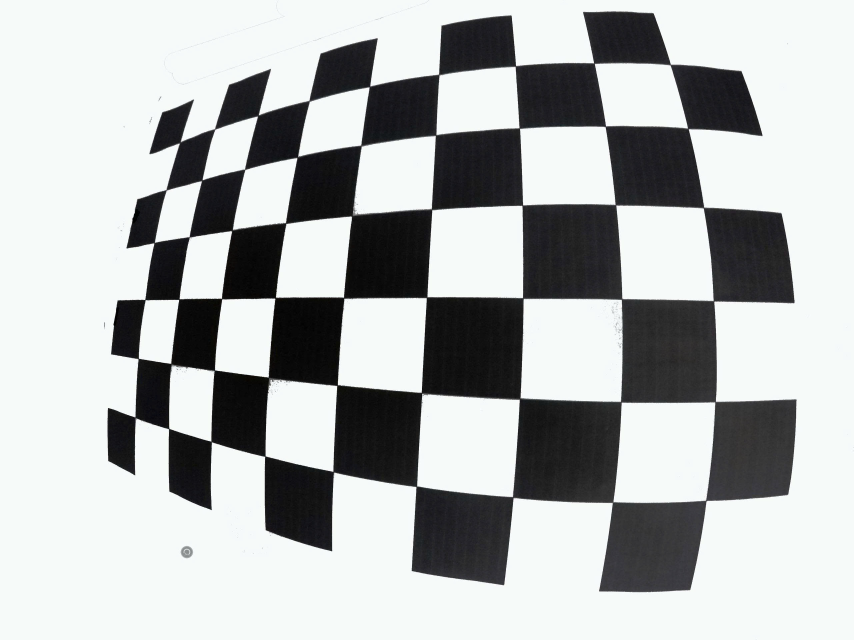
#> input picture Week5/6ca9d13083d20d8c54c3.jpg, 2560 x 1920 px, found by its file name (shown at 1/3 size)
$ python camera_calibration_3.py
#> lines starting #> are read from the running program, lines starting #| are printed output that depends on the picture; after the words box and inside, x2 and y2 are one past the last pixel; in counts of white or black regions, pixels touching at a corner belong together; long printed decimals are rounded
import cv2
import numpy as np
import glob

# Chessboard dimensions
CHECKERBOARD = (6, 9)

# Prepare object points like (0,0,0), (1,0,0), ...,(5,8,0)
objp = np.zeros((CHECKERBOARD[0]*CHECKERBOARD[1], 3), np.float32)
objp[:,:2] = np.mgrid[0:CHECKERBOARD[0], 0:CHECKERBOARD[1]].T.reshape(-1,2)

objpoints = []  # 3d point in real world
imgpoints = []  # 2d points in image plane

# You could add more images here using glob
images = [r'C:\ComputerVision-main\Week5\6ca9d13083d20d8c54c3.jpg']  # or: images = glob.glob('*.jpg')

for fname in images:
    img = cv2.imread(fname)
#> img is the input picture: shape (1920, 2560, 3); mean B, G, R 181, 180.9, 178.3
    img = cv2.resize(img, (400,400))
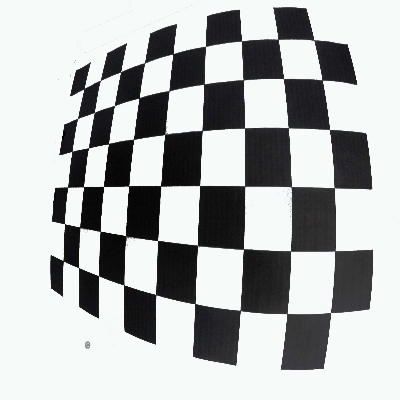
#> img: shape (400, 400, 3); mean B, G, R 180.9, 180.9, 178.2
    gray = cv2.cvtColor(img, cv2.COLOR_BGR2GRAY)
    ret, corners = cv2.findChessboardCorners(gray, CHECKERBOARD,
        cv2.CALIB_CB_ADAPTIVE_THRESH +
        cv2.CALIB_CB_FAST_CHECK +
        cv2.CALIB_CB_NORMALIZE_IMAGE)
#> ret = True; corners = 54 rows, first 8: [63.46, 260.9], [64.49, 223.5], [67.46, 187.2], [71.98, 151.2], [77.56, 118.5], [84.14, 88.58], [78.54, 267.6], [79.52, 227]

    if ret == True:
        objpoints.append(objp)
        corners2 = cv2.cornerSubPix(gray, corners, (11,11), (-1,-1),
            criteria = (cv2.TERM_CRITERIA_EPS + cv2.TERM_CRITERIA_MAX_ITER, 30, 0.001))
#> corners2 = 54 rows, first 8: [63.3, 260.9], [64.5, 223.7], [67.64, 187.1], [68.01, 152.2], [77.52, 118.3], [78.21, 91.38], [78.51, 267.7], [79.61, 227.4]
        imgpoints.append(corners2)
        img_disp = img.copy()
        # draw corners for display
        cv2.drawChessboardCorners(img_disp, CHECKERBOARD, corners2, ret)
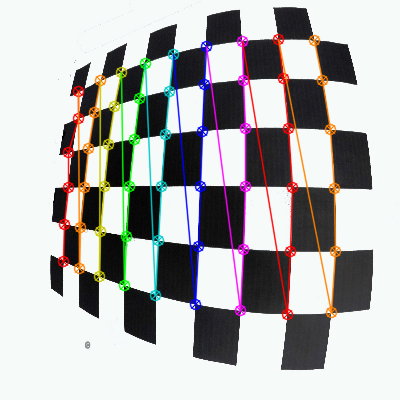
#> img_disp: shape (400, 400, 3); 9.83% of pixels changed, all inside (x1, y1, x2, y2) = (57, 33, 342, 321)
        cv2.imshow('Corners', img_disp)
        cv2.waitKey(0)

cv2.destroyAllWindows()

# Calibration: need at least one good set of corners
if len(objpoints) > 0:
    ret, mtx, dist, rvecs, tvecs = cv2.calibrateCamera(objpoints, imgpoints, gray.shape[::-1], None, None)
#> ret = 0.961; mtx = [[159.9, 0, 201.6], [0, 213.7, 202.1], [0, 0, 1]]; dist = [[-0.23, 0.0806, -0.00241, -0.00498, -0.015]]; rvecs = ([-0.299, 0.115, -1.52],); tvecs = ([-4.96, 1.6, 4.7],)

    print("Camera matrix:\n", mtx)
#| Camera matrix:
#|  [[159.878   0.         201.590]
#|  [  0.         213.686 202.114 ]
#|  [  0.           0.           1.        ]]
    print("Distortion coefficients:\n", dist)
#| Distortion coefficients:
#|  [[-0.2296  0.08059 -0.002415 -0.004985 -0.01497]]

    # Undistort the image
    img = cv2.imread(images[0])
    img = cv2.resize(img, (400,400))
    h, w = img.shape[:2]
#> h = 400; w = 400
    newcam_mtx, roi = cv2.getOptimalNewCameraMatrix(mtx, dist, (w,h), 1, (w,h))
#> newcam_mtx = [[159.9, 0, 201.6], [0, 142.8, 197.6], [0, 0, 1]]; roi = (0, 63, 399, 267)
    undistorted_img = cv2.undistort(img, mtx, dist, None, newcam_mtx)
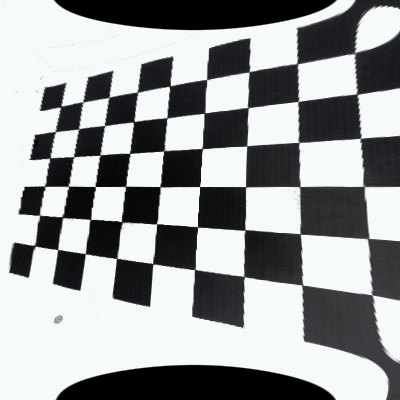
#> undistorted_img: shape (400, 400, 3); mean B, G, R 155.3, 155, 152.8

    cv2.imwrite('undistorted_result.jpg', undistorted_img)
    cv2.imshow('Undistorted Image', undistorted_img)
    cv2.waitKey(0)
    cv2.destroyAllWindows()
else:
    print("Checkerboard couldn't be found. Please use a clearer image or more images for calibration.")
